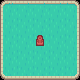

Rendered tile map (Tiled .tmx) drawn with the repository's tilesets; below, a short description and the full map source, tile grids included:
An orthogonal 5x5 tile map with 16x16 px tiles, 2 tile layers (Ground, Solid).

<map version="1.8" tiledversion="1.8.4" orientation="orthogonal" renderorder="right-down" width="5" height="5" tilewidth="16" tileheight="16" infinite="0" nextlayerid="4" nextobjectid="8">
 <editorsettings>
  <export format="json" />
 </editorsettings>
 <tileset firstgid="1" name="Kenny RPG Urban Pack" tilewidth="16" tileheight="16" tilecount="486" columns="27">
  <image source="assets/kenny-rpg-urban-pack/tilemap_packed.png" width="432" height="288" />
  <tile id="278">
   <animation>
    <frame tileid="456" duration="300" />
    <frame tileid="483" duration="300" />
    <frame tileid="429" duration="300" />
   </animation>
  </tile>
 </tileset>
 <layer id="1" name="Ground" width="5" height="5">
  <data encoding="csv">
1,2,2,2,3,
28,29,29,29,30,
28,29,29,29,30,
28,29,29,29,30,
55,56,56,56,57
</data>
 </layer>
 <layer id="3" name="Solid" width="5" height="5">
  <properties>
   <property name="solid" type="bool" value="true" />
  </properties>
  <data encoding="csv">
0,0,0,0,0,
0,0,0,0,0,
0,0,279,0,0,
0,0,0,0,0,
0,0,0,0,0
</data>
 </layer>
</map>
